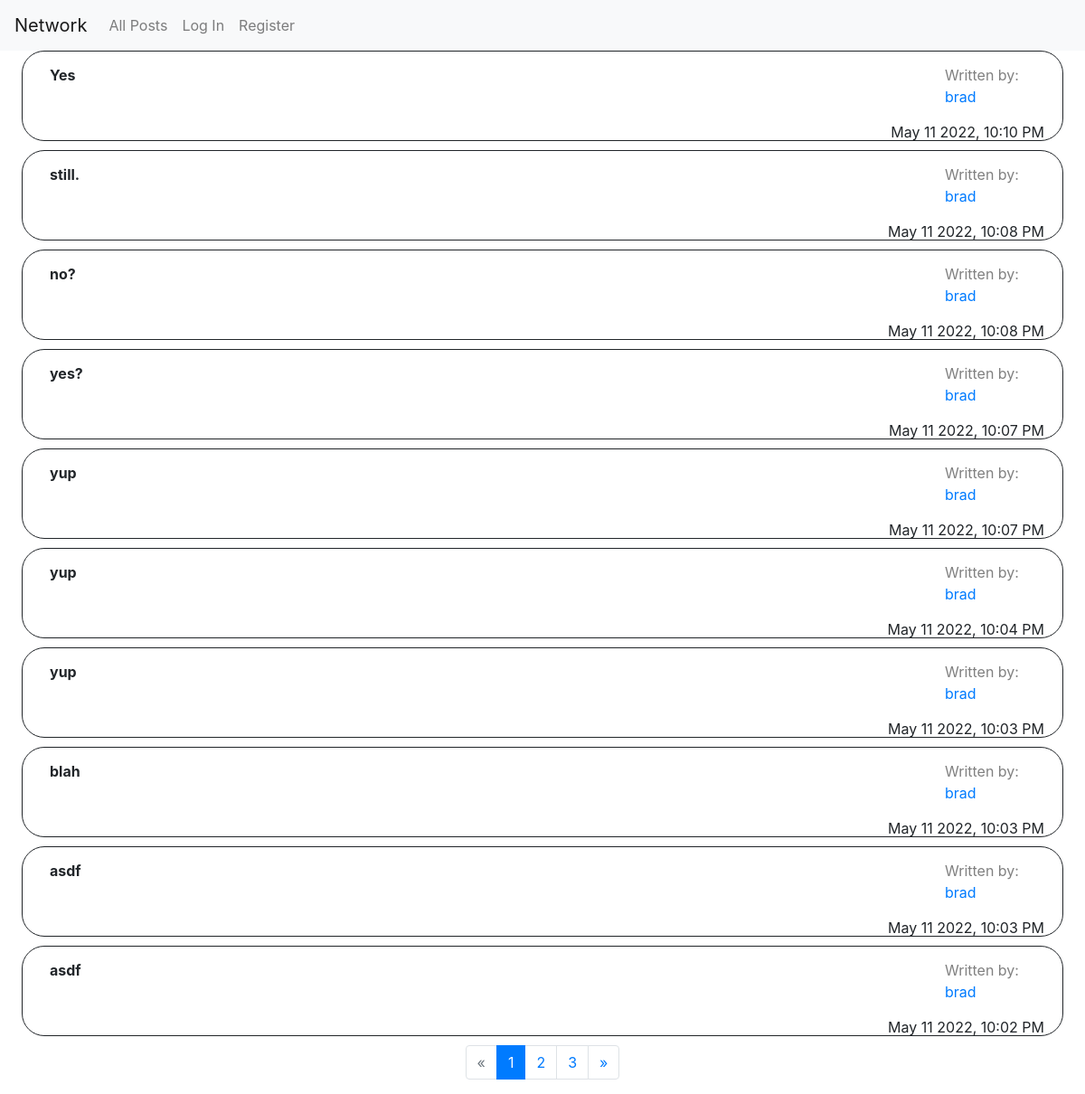
The page / on the database its author committed.
### network/models.py (models this page shows)
class Post(models.Model):
    author = models.ForeignKey(User, on_delete=models.CASCADE, default=None, related_name="author")
    text = models.TextField(default=None)
    time = models.DateTimeField(auto_now_add=True)
    def serialize(self, same):
        return {
            "id": self.id,
            "author": self.author.username,
            "text": self.text,
            "time": self.time.strftime("%b %d %Y, %I:%M %p"),
            "same": same
        }

class User(AbstractUser):
    username = models.CharField(max_length=24, default=None, unique=True)
    email = models.EmailField(max_length=20, default=None, unique=True)

### network/views.py (the view)
# urls.py: path("", views.index, name="index"),
def index(request):
    user = str(request.user)
    postslist = []
    post = Post.objects.all().order_by('-time')
    for p in post:
        if p.author.username == user:
            postslist.append(p.serialize(True))
        else:
            postslist.append(p.serialize(False))
    paginated = Paginator(postslist, 10)
    posts = paginated.page(1)
    return render(request,'network/index.html', {
        'posts': posts.object_list,
        'page_number': posts,
        'paginated': paginated,
        'p': posts.number,
        'previous': False,
        'next': 2
    })

### network/templates/network/index.html (shortened to what this page needs)
{% extends "network/layout.html" %}
{% block body %}
{% load static %}
<div id="post_feed">
    <div class="all_posts">
        {% for post in posts %}
            <div id="{{ post.id }}" class="post_div">
                <div class="subject_div">
                    <p class="subject">{{ post.text }}</p>
                </div>
                <div class="written_div">
                    <p style="color: grey;">Written by: <a class="author" href="/profile/{{ post.author }}">{{ post.author }}</a></p>
                </div>
                <div class="extras">
                    <div class="datetime">
                        <p>{{ post.time }}</p>
                    </div>
                </div>
            </div>
        {% endfor %}
    </div>
</div>
<div class="footer">
    <nav aria-label="Page navigation example">
        <ul class="pagination justify-content-center">
            {% if previous != False %}
                <li class="page-item">
                    <a class="page-link" href="{% url 'page' num=previous %}" aria-label="Previous">
                        <span aria-hidden="true">&laquo;</span>
                    </a>
                </li>
            {% else %}
                <li class="page-item disabled">
                    <a class="page-link" href="#" aria-label="Previous" tabindex="-1" aria-disabled="true">
                        <span aria-hidden="true">&laquo;</span>
                    </a>
                </li>
            {% endif%}
            {% for number in paginated.page_range %}
                {% if number == 1 %}
                    {% if number == p %}
                        <li class="page-item active" aria-current="page"><a class="page-link" href="#">1<span class="sr-only">(current)</span></a></li>
                    {% else %}
                        <li class="page-item"><a class="page-link" href="{% url 'page' num=number%}">1</a></li>
                    {% endif %}
                {% elif number == p %}
                    <li class="page-item active" aria-current="page"><a class="page-link" href="#">{{ number }}<span class="sr-only">(current)</span></a></li>
                {% else %}
                    <li class="page-item"><a class="page-link" href="{% url 'page' num=number %}">{{ number }}</a></li>
                {% endif %}
            {% endfor %}
            {% if next != False %}
            <li class="page-item">
                <a class="page-link" href="{% url 'page' num=next %}" aria-label="Next">
                    <span aria-hidden="true">&raquo;</span>
                </a>
            </li>
            {% else %}
                <li class="page-item disabled">
                    <a class="page-link" href="#" aria-label="Next" tabindex="-1" aria-disabled="true">
                        <span aria-hidden="true">&raquo;</span>
                    </a>
                </li>
            {% endif %}
        </ul>
      </nav>
</div>
{% endblock %}

### network/static/network/styles.css (style rules this page uses)
.heart_button, .edit_post, .author { cursor: default; }
.datetime { bottom: 1px; height: 20px; position: absolute; right: 20px; text-align: right; width: 190px; }
.post_div { border: solid; border-radius: 25px; border-width: 1px; margin-bottom: 10px; margin-left: 2%; margin-right: 2%; min-height: 100px; position: relative; }
.subject { font-weight: bold; margin-left: 30px; margin-right: 50px; margin-top: 4px; text-align: justify; }
.subject_div { top: 10px; position: absolute; }
.written_div { bottom: 20px; position: absolute; right: 10px ; width: 120px; }

### rows shown on the page
Post: text "Yes"
User: author "brad" "brad" "brad" "brad" "brad" "brad" "brad" "brad" "brad" "brad"
Post: text "still."
Post: text "no?"
Post: text "yes?"
Post: text "yup"
Post: text "yup"
Post: text "yup"
Post: text "blah"
Post: text "asdf"
Post: text "asdf"

### other values the page prints
{{ post.time }} "May 11 2022, 10:10 PM" "May 11 2022, 10:08 PM" "May 11 2022, 10:08 PM" "May 11 2022, 10:07 PM" "May 11 2022, 10:07 PM" "May 11 2022, 10:04 PM" "May 11 2022, 10:03 PM" "May 11 2022, 10:03 PM" "May 11 2022, 10:03 PM" "May 11 2022, 10:02 PM"
{{ number }} "2" "3"
